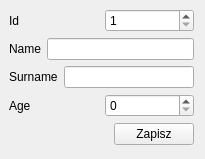
<?xml version="1.0" encoding="UTF-8"?>
<ui version="4.0">
 <class>PersonalWidget</class>
 <widget class="QWidget" name="PersonalWidget">
  <property name="geometry">
   <rect>
    <x>0</x>
    <y>0</y>
    <width>205</width>
    <height>159</height>
   </rect>
  </property>
  <property name="sizePolicy">
   <sizepolicy hsizetype="Fixed" vsizetype="Fixed">
    <horstretch>0</horstretch>
    <verstretch>0</verstretch>
   </sizepolicy>
  </property>
  <property name="windowTitle">
   <string>Personal</string>
  </property>
  <widget class="QWidget" name="layoutWidget">
   <property name="geometry">
    <rect>
     <x>9</x>
     <y>9</y>
     <width>185</width>
     <height>139</height>
    </rect>
   </property>
   <layout class="QVBoxLayout" name="verticalLayout">
    <item>
     <layout class="QHBoxLayout" name="horizontalLayout">
      <item>
       <widget class="QLabel" name="idLabel">
        <property name="text">
         <string>Id</string>
        </property>
       </widget>
      </item>
      <item>
       <widget class="QSpinBox" name="idSpinBox">
        <property name="minimum">
         <number>1</number>
        </property>
        <property name="maximum">
         <number>1000</number>
        </property>
       </widget>
      </item>
     </layout>
    </item>
    <item>
     <layout class="QHBoxLayout" name="horizontalLayout_2">
      <item>
       <widget class="QLabel" name="nameLabel">
        <property name="text">
         <string>Name</string>
        </property>
       </widget>
      </item>
      <item>
       <widget class="QLineEdit" name="nameLineEdit"/>
      </item>
     </layout>
    </item>
    <item>
     <layout class="QHBoxLayout" name="horizontalLayout_3">
      <item>
       <widget class="QLabel" name="surnameLabel">
        <property name="text">
         <string>Surname</string>
        </property>
       </widget>
      </item>
      <item>
       <widget class="QLineEdit" name="surnameLineEdit"/>
      </item>
     </layout>
    </item>
    <item>
     <layout class="QHBoxLayout" name="horizontalLayout_4">
      <item>
       <widget class="QLabel" name="ageLabel">
        <property name="text">
         <string>Age</string>
        </property>
       </widget>
      </item>
      <item>
       <widget class="QSpinBox" name="ageSpinBox">
        <property name="maximum">
         <number>200</number>
        </property>
       </widget>
      </item>
     </layout>
    </item>
    <item>
     <layout class="QHBoxLayout" name="horizontalLayout_5">
      <item>
       <spacer name="horizontalSpacer">
        <property name="orientation">
         <enum>Qt::Horizontal</enum>
        </property>
        <property name="sizeHint" stdset="0">
         <size>
          <width>40</width>
          <height>20</height>
         </size>
        </property>
       </spacer>
      </item>
      <item>
       <widget class="QPushButton" name="savePushButton">
        <property name="text">
         <string>Zapisz</string>
        </property>
       </widget>
      </item>
     </layout>
    </item>
   </layout>
  </widget>
 </widget>
 <resources/>
 <connections/>
</ui>
